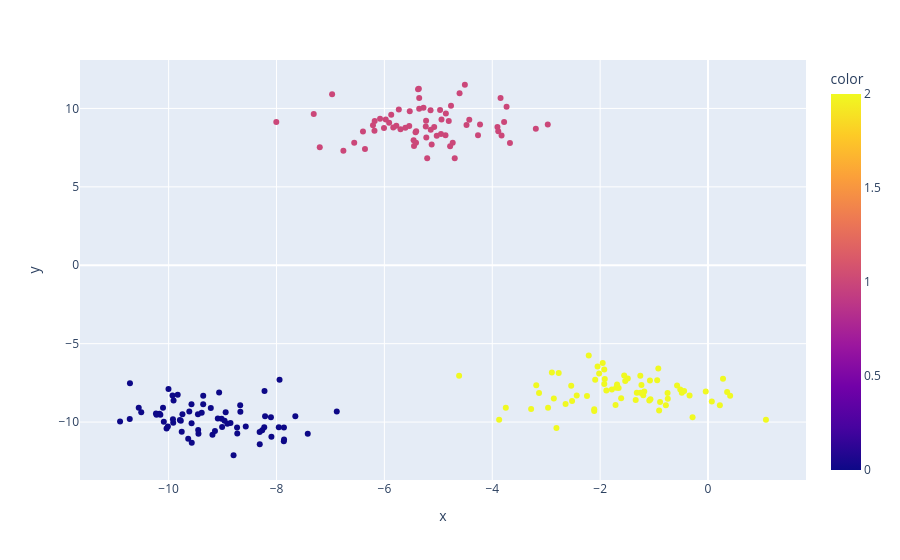

Notebook source saved alongside this figure:
### Code cell
px.scatter(x=X[:,0],y=X[:,1],color=y)

### Figure 1 — Plotly figure (JSON) as saved in the notebook; plotly's stock layout.template omitted (floating-point values rounded to 4 significant figures; data arrays with more than 128 entries replaced by an {"elided": "..."} marker saying what was removed)
{"data": [{"hovertemplate": "x=%{x}<br>y=%{y}<br>color=%{marker.color}<extra></extra>", "legendgroup": "", "marker": {"color": {"elided": "200 int values"}, "coloraxis": "coloraxis", "symbol": "circle"}, "mode": "markers", "name": "", "orientation": "v", "showlegend": false, "type": "scatter", "x": {"elided": "200 float values"}, "xaxis": "x", "y": {"elided": "200 float values"}, "yaxis": "y"}], "layout": {"autosize": true, "coloraxis": {"colorbar": {"title": {"text": "color"}}, "colorscale": [[0, "#0d0887"], [0.1111, "#46039f"], [0.2222, "#7201a8"], [0.3333, "#9c179e"], [0.4444, "#bd3786"], [0.5556, "#d8576b"], [0.6667, "#ed7953"], [0.7778, "#fb9f3a"], [0.8889, "#fdca26"], [1, "#f0f921"]]}, "legend": {"tracegroupgap": 0}, "margin": {"t": 60}, "xaxis": {"anchor": "y", "autorange": true, "domain": [0, 1], "range": [-11.67, 1.846], "title": {"text": "x"}, "type": "linear"}, "yaxis": {"anchor": "x", "autorange": true, "domain": [0, 1], "range": [-13.89, 13.28], "title": {"text": "y"}, "type": "linear"}}}
